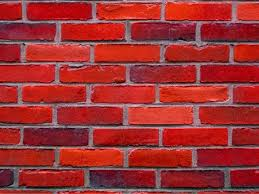
#> input picture data/bricks.jpeg, 259 x 194 px, given in place of Butterfly.png, which was not available
$ jupyter execute E22CSEU1014_Lab4.ipynb
#> lines starting #> are read from the running program, lines starting #| are printed output that depends on the picture; pictures that were not available may be replaced by others from this repository, and a replacement may not be noted
[cell 1]
import cv2
import numpy as np
import matplotlib.pyplot as plt

# Upload an image
from google.colab import files
uploaded = files.upload()
#> the answer given: bricks.jpeg

# Read image
image_name = list(uploaded.keys())[0]
image = cv2.imread("/content/Butterfly.png")
#> image is the input picture: shape (194, 259, 3); mean B, G, R 49.8, 49.3, 158.4
image_gray = cv2.cvtColor(image, cv2.COLOR_BGR2GRAY)
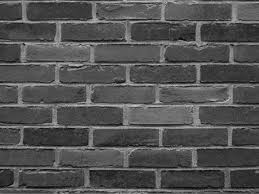
#> image_gray: shape (194, 259); min 4, max 203, mean 82

# Task 1: Compute and Display Histograms

def plot_histogram(image, title, method='count'):
#> called with title = 'Grayscale Histogram', method = 'count'
    if len(image.shape) == 2:  # Grayscale
        hist = cv2.calcHist([image], [0], None, [256], [0, 256])
#> hist = 256 values, max 981 at index 72, min 0 at index 0, mean 196.3
    else:  # Color
        colors = ('b', 'g', 'r')
        for i, col in enumerate(colors):
            hist = cv2.calcHist([image], [i], None, [256], [0, 256])
            if method == 'probability':
                hist /= hist.sum()
            plt.plot(hist, color=col)
        plt.title(title)
        plt.xlabel('Pixel Intensity')
        plt.ylabel('Frequency' if method == 'count' else 'Probability')
        plt.show()
        return

    if method == 'probability':
        hist /= hist.sum()

    plt.plot(hist, color='black')
    plt.title(title)
    plt.xlabel('Pixel Intensity')
    plt.ylabel('Frequency' if method == 'count' else 'Probability')
    plt.show()
#> figure, not shown here; curve peaks at x = 72, y = 981

# Original Histograms
plot_histogram(image_gray, 'Grayscale Histogram')
plot_histogram(image, 'Color Histogram')
plot_histogram(image_gray, 'Grayscale Probability Histogram', method='probability')

# Bright and Dark Image Histogram Analysis
bright_image = cv2.convertScaleAbs(image_gray, alpha=1.5, beta=50)
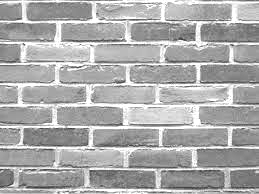
#> bright_image: shape (194, 259); min 56, max 255, mean 171.7
dark_image = cv2.convertScaleAbs(image_gray, alpha=0.5, beta=-50)
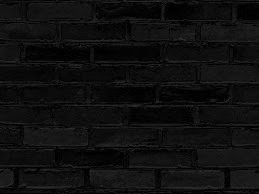
#> dark_image: shape (194, 259); min 0, max 52, mean 14.9

plot_histogram(bright_image, 'Bright Image Histogram')
#> call 4 of plot_histogram, with title = 'Bright Image Histogram', method = 'count'
#> in plot_histogram (call 4), `hist = cv2.calcHist([image], [0], None, [256], [0, 256])`: hist = 256 values, max 3071 at index 255, min 0 at index 0, mean 196.3
#> in plot_histogram (call 4), `plt.show()`:
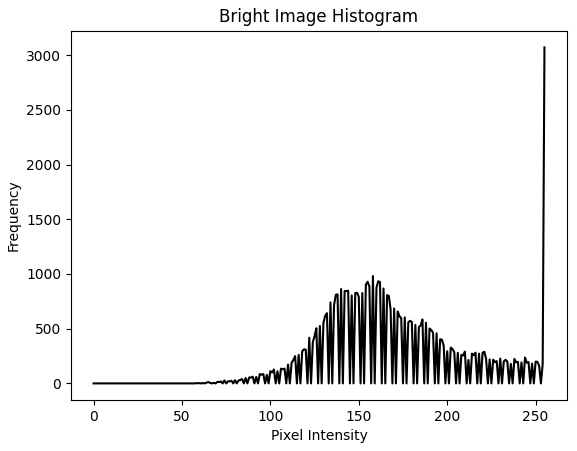
#> figure drawn by matplotlib, 1 panel; curve peaks at x = 255, y = 3071
plot_histogram(dark_image, 'Dark Image Histogram')

# Histogram Equalization
equalized_image = cv2.equalizeHist(image_gray)
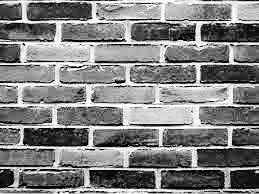
#> equalized_image: shape (194, 259); min 0, max 255, mean 128.9
plot_histogram(equalized_image, 'Equalized Histogram')
#> in plot_histogram (call 6), `hist = cv2.calcHist([image], [0], None, [256], [0, 256])`: hist = 256 values, max 981 at index 112, min 0 at index 15, mean 196.3
#> in plot_histogram (call 6), `plt.show()`:
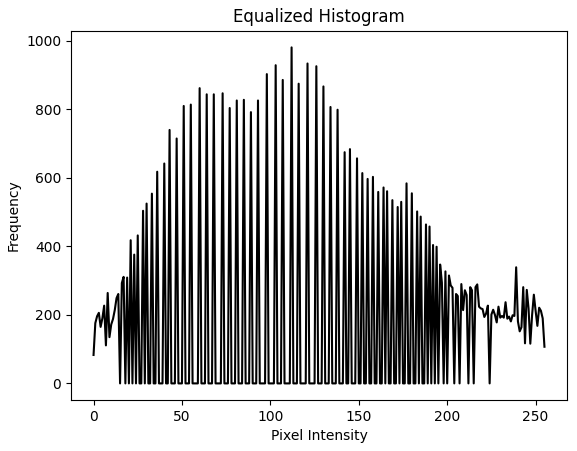
#> figure drawn by matplotlib, 1 panel; curve peaks at x = 112, y = 981

plt.figure(figsize=(10,5))
plt.subplot(1,3,1), plt.imshow(image_gray, cmap='gray'), plt.title('Original')
plt.subplot(1,3,2), plt.imshow(equalized_image, cmap='gray'), plt.title('Equalized')
plt.subplot(1,3,3), plt.imshow(cv2.cvtColor(image, cv2.COLOR_BGR2RGB)), plt.title('Original Color Image')
plt.show()
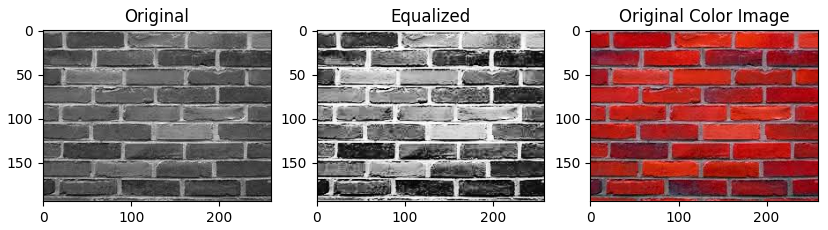
#> figure drawn by matplotlib, 3 panels

# Task 2: Fourier Transform

def display_fft(image):
    dft = np.fft.fft2(image)
    dft_shift = np.fft.fftshift(dft)
    magnitude_spectrum = 20 * np.log(np.abs(dft_shift))
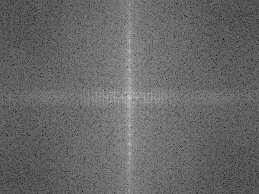
#> magnitude_spectrum: shape (194, 259) float64; min 37.93, max 304.6, mean 146.4; drawn with min black and max white
    return dft, dft_shift, magnitude_spectrum

# Compute FFT
original_dft, original_dft_shift, original_spectrum = display_fft(image_gray)

plt.figure(figsize=(10,5))
plt.subplot(1,2,1), plt.imshow(image_gray, cmap='gray'), plt.title('Original Grayscale Image')
plt.subplot(1,2,2), plt.imshow(original_spectrum, cmap='gray'), plt.title('Magnitude Spectrum')
plt.show()

# Inverse FFT
idft_shift = np.fft.ifftshift(original_dft_shift)
reconstructed_image = np.fft.ifft2(idft_shift)
reconstructed_image = np.abs(reconstructed_image)

plt.figure(figsize=(10,5))
plt.subplot(1,2,1), plt.imshow(image_gray, cmap='gray'), plt.title('Original')
plt.subplot(1,2,2), plt.imshow(reconstructed_image, cmap='gray'), plt.title('Reconstructed')
plt.show()

# Rotation Property Verification
angle = 45
(h, w) = image_gray.shape[:2]
#> h = 194; w = 259
center = (w // 2, h // 2)
#> center = (129, 97)
rotation_matrix = cv2.getRotationMatrix2D(center, angle, 1.0)
rotated_image = cv2.warpAffine(image_gray, rotation_matrix, (w, h))
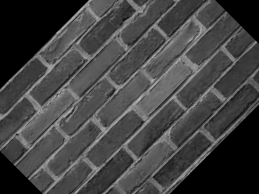
#> rotated_image: shape (194, 259); min 0, max 189, mean 67

_, rotated_dft_shift, rotated_spectrum = display_fft(rotated_image)
#> in display_fft (call 2), `magnitude_spectrum = 20 * np.log(np.abs(dft_shift))`:
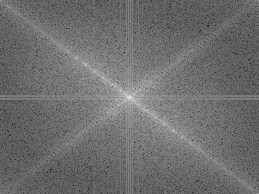
#> magnitude_spectrum: shape (194, 259) float64; min 17.93, max 300.6, mean 140.4; drawn with min black and max white

plt.figure(figsize=(10,5))
plt.subplot(1,2,1), plt.imshow(rotated_image, cmap='gray'), plt.title(f'Rotated Image ({angle}°)')
plt.subplot(1,2,2), plt.imshow(rotated_spectrum, cmap='gray'), plt.title(f'FFT Magnitude Spectrum of Rotated Image')
plt.show()

$ run again, on data/girrafe.jpeg
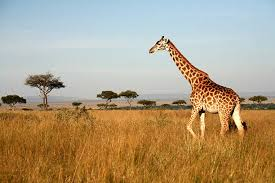
#> input picture data/girrafe.jpeg, 275 x 183 px, given in place of Butterfly.png, which was not available
#> image is the input picture: shape (183, 275, 3); mean B, G, R 128.9, 157.3, 175.4
#> in plot_histogram, `hist = cv2.calcHist([image], [0], None, [256], [0, 256])`: hist = 256 values, max 1394 at index 207, min 0 at index 253, mean 196.6
#> `equalized_image = cv2.equalizeHist(image_gray)`:
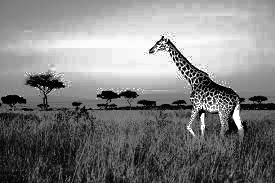
#> equalized_image: shape (183, 275); min 0, max 255, mean 128.9
#> in display_fft (call 2), `magnitude_spectrum = 20 * np.log(np.abs(dft_shift))`:
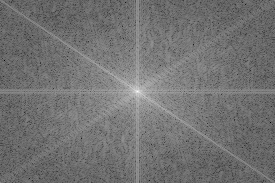
#> magnitude_spectrum: shape (183, 275) float64; min 18.09, max 313.2, mean 150.9; drawn with min black and max white
